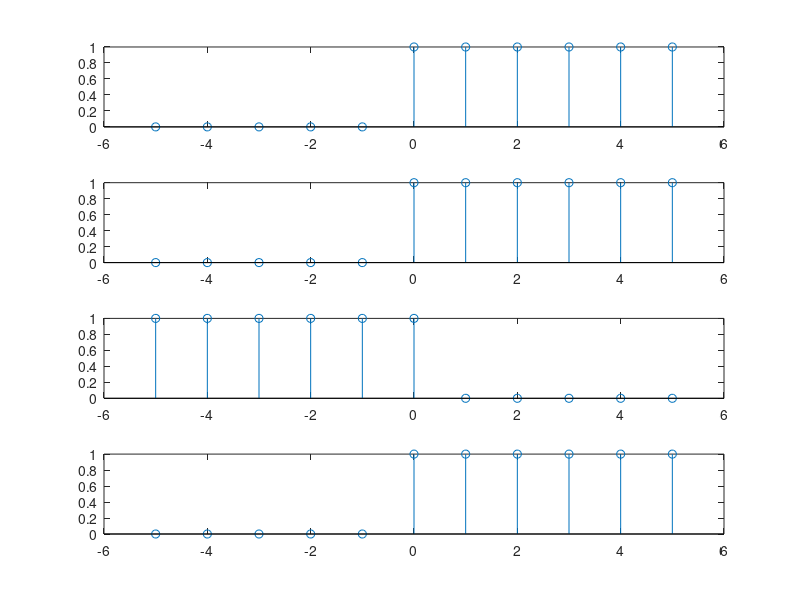

Reproduce this figure in MATLAB.
clc;
clear;
X1=[-5:1:5];
y1=[zeros(1,5) ones(1,6)];
y2=[zeros(1,5) ones(1,6)];
y3=[ones(1,6) zeros(1,5)];
y4=[zeros(1,5) ones(1,6)];
subplot(4,1,1);
grid on;
subplot(4,1,1),stem(X1,y1);
subplot(4,1,2),stem(X1,y2);
subplot(4,1,3),stem(X1,y3);
subplot(4,1,4),stem(X1,y4);